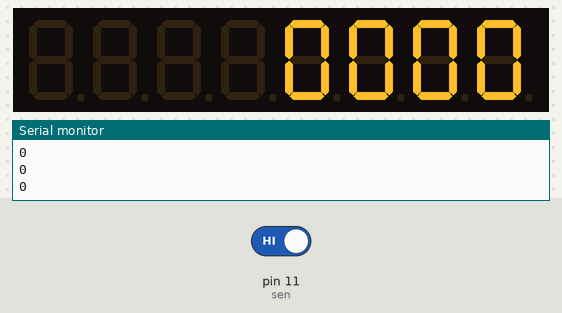
The sketch below on a simulated Arduino Uno, built with avr-gcc and run on an emulated ATmega328P. Shown: 8-digit seven-segment display, the last lines printed to the serial monitor. The test bench sets the inputs (shaded band); at power-on: pin 11 (sen) HIGH.

Above: at 3.0 s.
3.1 s: pin 11 (sen) driven LOW
At 5.9 s:
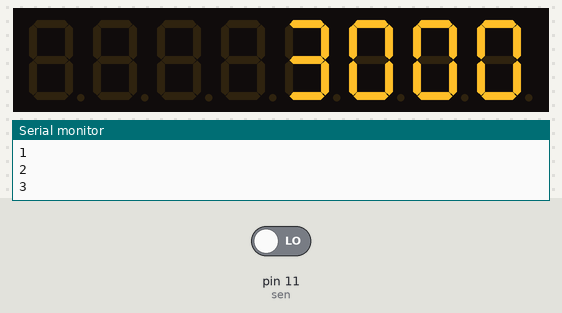
6.0 s: pin 11 (sen) driven HIGH
At 10.2 s:
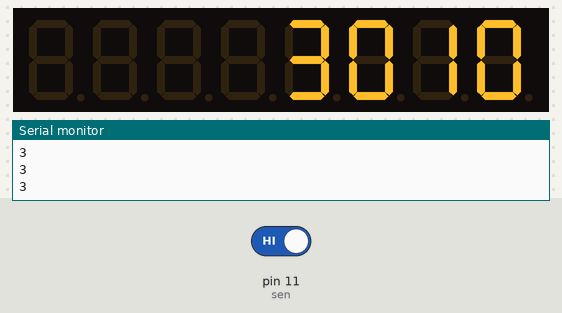
10.3 s: pin 11 (sen) driven LOW
At 11.7 s:
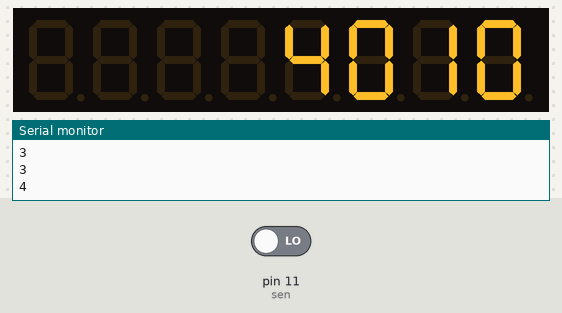
Timing chart, 0 to 13.3 s (numbered marks = the images above; inputs shaded):
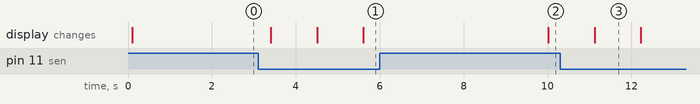

The sketch:

Marcador_futbolito.ino
```cpp
#include "LedControl.h"

LedControl lc = LedControl(8,10,9,1); // Control  (Din, Clk, Cs, No. de dispositivos en cascada[max7219])

int segundos;
int sen = 11;
int signal;
int contador;
int contador2;


void setup() {
  // put your setup code here, to run once:
  lc.shutdown(0,false);
  lc.setIntensity(0,4);
  lc.clearDisplay(0);
  pinMode(sen, INPUT);
  Serial.begin(9600);
  contador = 0;
  contador2 =0;

}

void loop() {
  // put your main code here, to run repeatedly:

  signal = digitalRead(sen);
  if (signal ==0) {
    contador++;
  }

  Serial.println(contador);
  delay(100);


  segundos = millis()/1000;
  lc.setDigit(0,3, contador % 10, false); // setDigit recibe como datos (No. de dispositivo [max7219], No. de digito, valor numerico, booleano para activar o no el punto)
  lc.setDigit(0,2, (contador/10) % 10, false);
  lc.setDigit(0,1, (segundos/10) % 10, false);
  lc.setDigit(0,0, (segundos/100) % 10, false);
  delay(1000);
}
```

Measured:
- after the input at 3.1 s, the display: first changes after 0.31 s (image 1 shows a later state)
- after the input at 10.3 s, the display: changes after 0.82 s (image 3)
- what the display in image 3 shows lasts 1.1 s, from 11.1 s to 12.2 s
